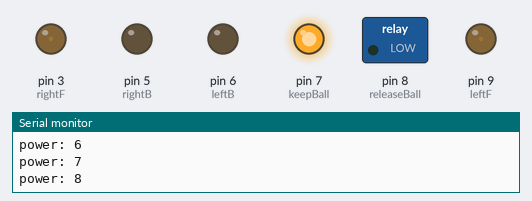
A sketch run on a simulated Arduino Uno, built with avr-gcc and run on an emulated ATmega328P. Shown: switched loads named in the sketch (green lamp = pin HIGH), output pins drawn as LEDs (lit = HIGH), the last lines printed to the serial monitor.

Above: at 0.15 s.
At 3.48 s:
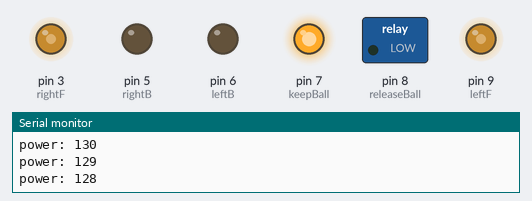
At 9.96 s:
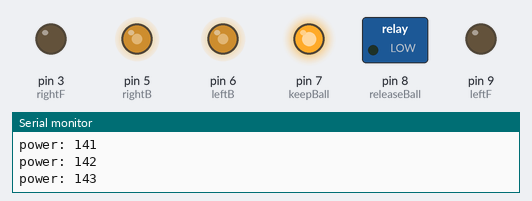
At 18.87 s:
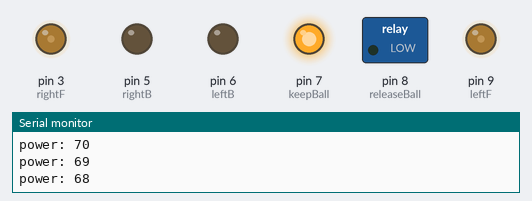
At 39.83 s:
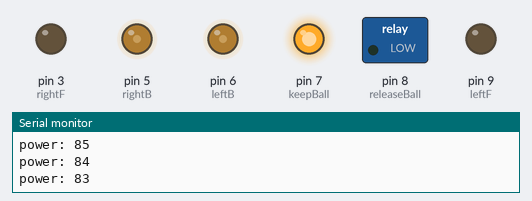
Timing chart, 0 to 40.0 s (numbered marks = the images above):
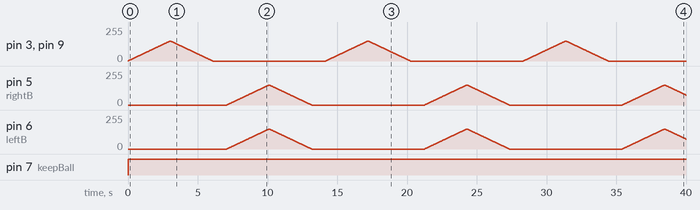

The sketch:

keepBallTest.ino
```cpp
int rightB = 5; //5
int rightF = 3; //3
int leftF = 9; //9
int leftB = 6; //6
int keepBall = 7;
int releaseBall = 8;
int batteryLevel = 0;
int button1 = 5;
int button2 = 1;
int button3 = 4;

int power = 0;
bool startUp = true;
bool backwards = false;

void setup() {
  Serial.begin(9600);
  pinMode(leftF, OUTPUT);
  pinMode(leftB, OUTPUT);
  pinMode(rightF, OUTPUT);
  pinMode(rightB, OUTPUT);
  pinMode(keepBall, OUTPUT);
  pinMode(releaseBall, OUTPUT);
}

void loop() {
  if(startUp) {
    if(power == 150) {
      startUp = false;
    } else {
      power++;
    }
  } else {
    power--;
  }
  Serial.print("power: ");
  Serial.println(power);
  if(backwards) {
    analogWrite(rightB, power);
    analogWrite(leftB, power);
  } else {
    analogWrite(rightF, power);
    analogWrite(leftF, power);
  }
  digitalWrite(keepBall, HIGH);
  delay(20);

  if(power == 0) {
    //digitalWrite(keepBall, LOW);
    //digitalWrite(rightB, HIGH);
    //digitalWrite(leftB, HIGH);
    //delay(2000);
    digitalWrite(rightF, LOW);
    digitalWrite(leftF, LOW);
    digitalWrite(rightB, LOW);
    digitalWrite(leftB, LOW);
    power = 0;
    startUp = true;
    backwards = !backwards;
    delay(1000);
  }
  //delay(0);
  /**
  digitalWrite(keepBall, HIGH);
  digitalWrite(rightF, HIGH);
  digitalWrite(leftF, HIGH);
  delay(2000);
  digitalWrite(rightF, LOW);
  digitalWrite(leftF, LOW);
  delay(2000);

  digitalWrite(rightB, HIGH);
  digitalWrite(leftB, HIGH);
  delay(2000);
  digitalWrite(rightB, LOW);
  digitalWrite(leftB, LOW);
  delay(2000);
  digitalWrite(keepBall, LOW);
  delay(2000);

  digitalWrite(releaseBall, HIGH);
  delay(2000);
  digitalWrite(releaseBall, LOW);
  delay(2000);
  **/
}
```

Measured:
- by itself, pin 7 (keepBall): LOW → HIGH at 0.00 s
